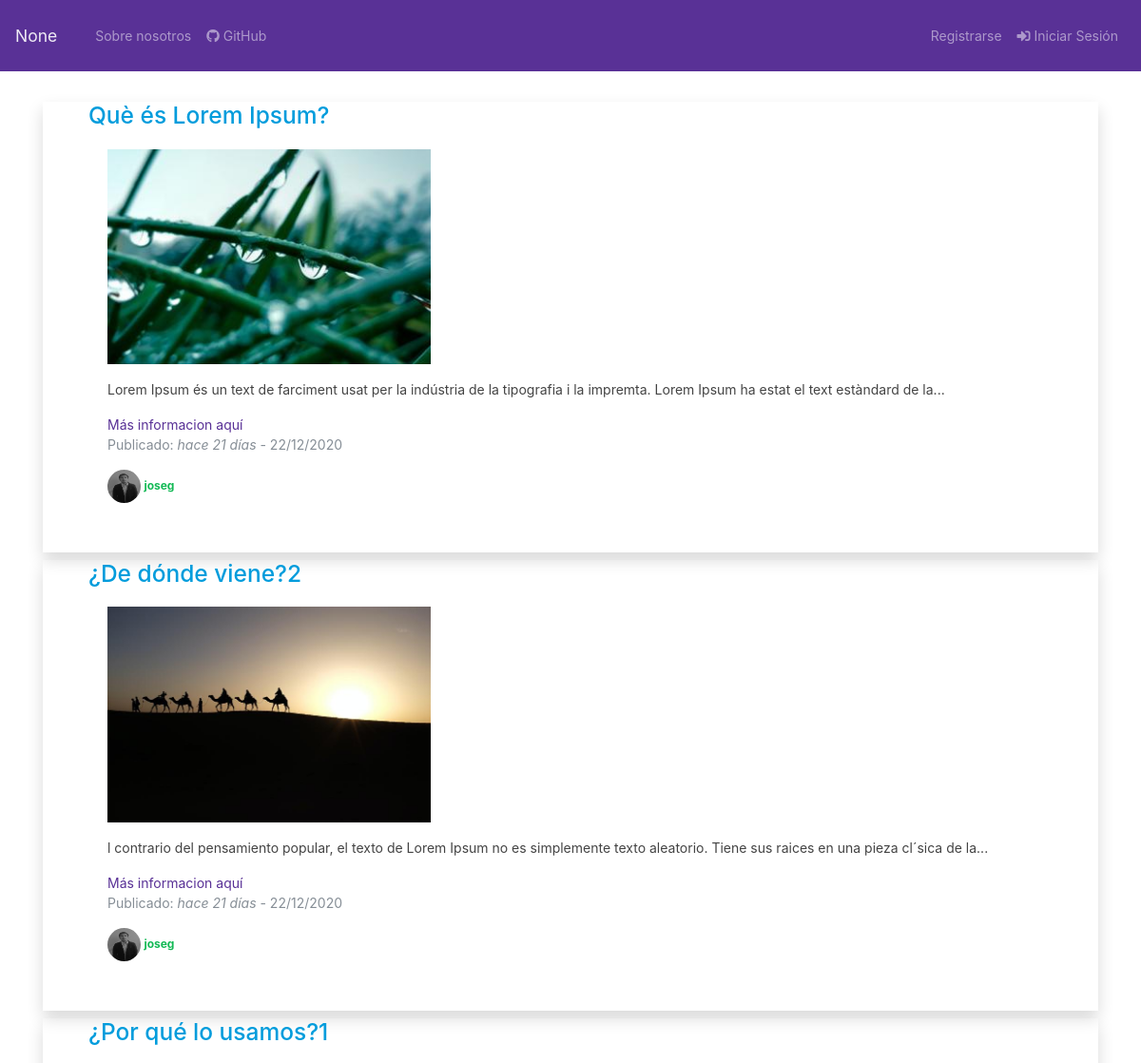
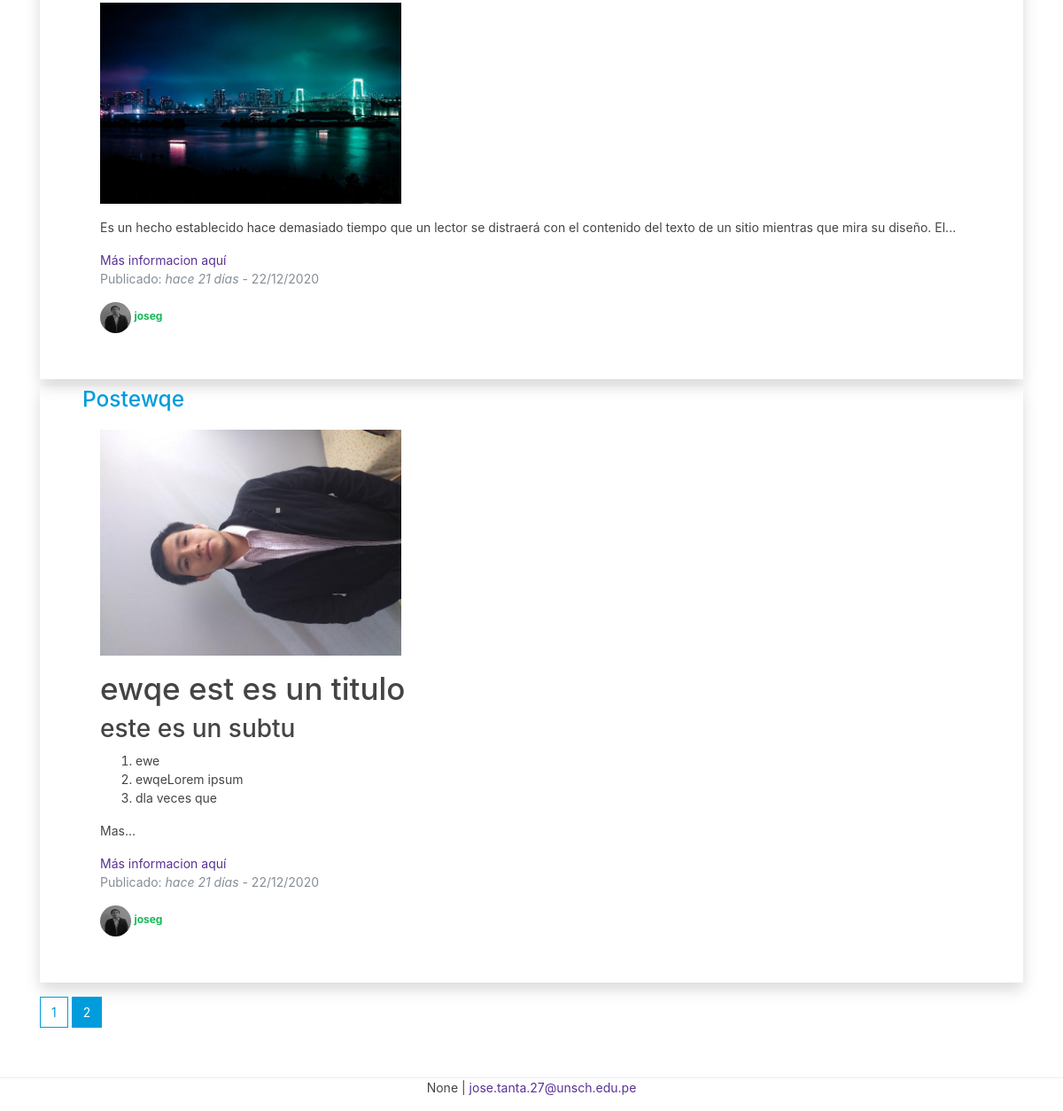
Screenshot of /?page=2 with the database file from the repository (2 pictures, top to bottom).
### app/models.py (models this page shows, shortened)
class Post(UserMixin, db.Model):
    __tablename__ = 'posts'
    id = db.Column(db.Integer, primary_key=True, unique=True)
    title = db.Column(db.String(120), nullable=False, unique=True)
    content = db.Column(db.Text, nullable=False)
    content_html = db.Column(db.Text, nullable=False)
    slug = db.Column(db.String(100), nullable=False, unique=True, index=True)
    date_register = db.Column(
        db.DateTime, default=datetime.utcnow, nullable=False)
    publishied = db.Column(db.Boolean, default=True, index=True)
    upload = db.Column(db.String(200), nullable=True, default='def')
    url_image = db.Column(db.String(600), nullable=True, default='')
    user_id = db.Column(db.Integer, db.ForeignKey('users.id'), index=True)
    comments = db.relationship(
        'Comment', backref='post', lazy=True, cascade="all, delete-orphan")
    def __setattr__(self, key, value):
        super(Post, self).__setattr__(key, value)
        if key == 'title':
            self.slug = self.__generate_slug(self.title)
    @property
    def upload_path(self):
        return url_for('static', filename='uploads/posts/' + self.upload)

class User(UserMixin, db.Model):
    __tablename__ = 'users'
    id = db.Column(db.Integer, primary_key=True, unique=True)
    username = db.Column(db.String(40), nullable=False,
                         unique=True, index=True)
    email = db.Column(db.String(100), nullable=False, unique=True, index=True)
    name = db.Column(db.String(60), nullable=True)
    address = db.Column(db.String(60), nullable=True)
    password_hash = db.Column(db.String(150), nullable=False)
    slug = db.Column(db.String(100), nullable=False, unique=True)
    date_register = db.Column(
        db.DateTime, default=datetime.now, nullable=False)
    status = db.Column(db.Boolean, default=True, index=True)
    upload = db.Column(db.String(200), nullable=True, default='def')
    role_id = db.Column(db.Integer, db.ForeignKey(
        'roles.id'), index=True, nullable=False)
    confirmed = db.Column(db.Boolean, default=False)
    posts = db.relationship('Post', backref='author',
                            lazy=True, cascade='all, delete-orphan')
    comments = db.relationship(
        'Comment', backref='author', lazy=True, cascade='all, delete-orphan')
    followed = db.relationship('Follow',
                               foreign_keys=[Follow.follower_id],
                               backref=db.backref('follower', lazy='joined'),
                               lazy='dynamic',
                               cascade='all, delete-orphan'
                               )
    followers = db.relationship('Follow',
                                foreign_keys=[Follow.followed_id],
                                backref=db.backref('followed', lazy='joined'),
                                lazy='dynamic',
                                cascade='all, delete-orphan'
                                )
    def __setattr__(self, key, value):
        super(User, self).__setattr__(key, value)
        if key == 'username':
            self.slug = self.__generate_slug(self.username)
    @property
    def upload_path(self):
        return url_for('static', filename='uploads/users/' + self.upload)
    @property
    def password(self):
        raise AttributeError("La contraseña no puede ser leida.")

### app/main/views.py (the view)
@main.route('/', methods=['GET', 'POST'])
def home():
    form_email = SendEmailForm()
    page = request.args.get('page', 1, type=int)
    posts = Post.query.filter_by(publishied=True) \
        .order_by(Post.date_register.desc()) \
        .paginate(page=page, per_page=4)
    template = render_template(
        'index.html', title='Home', posts=posts, form_email=form_email)
    return template

### app/helpers.py (called while the page is built)
def isActive(path: str = '') -> str:
    if (request.path == path):
        return "active"
    return ""

    def render(self, format_time: datetime) -> Markup:
        return Markup("<script>\nmoment.locale('es');\ndocument.write(moment(\"%s\").%s);\n</script>" % (self.timestamp.strftime("%Y-%m-%dT%H:%M:%S Z"), format_time))

    def calendar(self):
        return self.render("calendar()")

    def formatNow(self):
        return self.render("fromNow()")

### app/main/__init__.py (called while the page is built)
@main.app_context_processor
def inject_permissions():
    return dict(
        Permission=Permission,
        form_send=forms.SendEmailForm()
    )

### app/main/views.py (called while the page is built)
@main.after_app_request
def after_request(response):
    for query in get_debug_queries():
        if query.duration >= current_app.config['FLASK_SLOW_DB_QUERY_TIME']:
            current_app.logger.warning('Slow query: %s\nParameters: %s\nDuration: %fs\nContext: %s\n' % (
                query.statement, query.parameters, query.duration, query.context))
    return response

### app/users/views.py (called while the page is built)
@users.before_app_request
def before_request():
    if current_user.is_authenticated:
        if not current_user.confirmed \
                and request.endpoint \
                and request.blueprint != 'users' \
                and request.endpoint != 'static':
            return redirect(url_for('users.uncorfirmed'))

### app/templates/index.html (shortened to what this page needs)
{% extends 'base.html' %}
{% block contenido %}
<div class="row">
  <div class="col col-sm-12 col-md-12">
    {% if posts %}
    {% for post in posts.items %}
    <div class="shadow post-show my-2">
      <legend>
        <h3><a class="text-info text-decoration-none"
            href="{{ url_for('posts.post_show', slug = post.slug) }}">{{post.title}}</a></h3>
      </legend>
      <div id="post-public">
        {% if post.upload|length > 3 %}
        <img class="post-img" src="{{ post.upload_path }}" alt="Imagen del Post" style="width: 340px;">
        {% elif post.url_image|length > 1 %}
        <img class="post-img" src="{{ post.url_image }}" alt="Imagen del Pos" style="width: 340px;">
        {% endif %}
        <div class="post-content">
          {% if post.content_html %}
          <p class="text-justify text-break">{{ post.content_html | safe | truncate(150)}}</p>
          <a class="text-primary" href="{{ url_for('posts.post_show', slug = post.slug) }}" title="{{ post.title }}">Más
            informacion aquí </a>
          {% else %}
          <p class="text-justify text-break">{{ post.content | truncate(150)}}</p>
          <a class="text-primary" href="{{ url_for('posts.post_show', slug = post.slug) }}" title="{{ post.title }}">Más
            informacion aquí <i class="fad fa-external-link"></i></a>
          {% endif %}
          <p class="text-muted">Publicado: <em>{{ momentjs(post.date_register).formatNow() }}</em> - {{
            momentjs(post.date_register).calendar()}} </p>
        </div>
        <div class="meta-data">
          <a class="text-success text-decoration-none" href="{{ url_for('users.show', slug = post.author.slug ) }}">
            {% if post.author.upload|length > 3 %}
            <img class="image-account-post" src="{{ post.author.upload_path }}" alt="Foto de mi perfil">
            {% elif post.author.url_image|length > 1 %}
            <img class="image-account-post" src="{{ post.author.url_image }}" alt="Foto de mi perfil">
            {% endif %}
            <b>{{ post.author.username}}</b>
          </a>
        </div>
      </div>
    </div>
    {% endfor %}
    {% endif %}
    <div class="my-3">
      {% if posts %}
      {% for page_num in posts.iter_pages(left_edge=1, right_edge=1, left_current = 1, right_current=3) %}
      {% if page_num %}
      {% if posts.page==page_num %}
      <a class="btn btn-info" href="{{ url_for('main.home', page = page_num)}}">{{ page_num }}</a>
      {% else %}
      <a class="btn btn-outline-info" href="{{ url_for('main.home', page = page_num)}}">{{ page_num }}</a>
      {% endif %}
      {% else %}
      ...
      {% endif %}
      {% endfor %}
      {% endif %}
    </div>
  </div>
</div>
{% endblock contenido %}

### app/templates/base.html (shortened to what this page needs)
<!Doctype html>
<html lang="es">
<head>
  {% include "partials/_head.html" %}
</head>
<body>
  {% include "partials/_nav.html" %}
  <main role="main" class="py-4 container">
    {% block contenido %}{% endblock %}
  </main>
  <footer class="text-center border-top mt-3">
    <p>{{ APP_NAME }} | <a id="send_mail" href="#" data-toggle="modal"
        data-target="#sendEmail">jose.tanta.27@unsch.edu.pe</a></p>
  </footer>
</body>
</html>

### app/templates/partials/_head.html (shortened to what this page needs)
<link rel="stylesheet" href="{{ url_for('static', filename = 'css/bootstrap.min.css') }}" type="text/css">
<link rel="stylesheet" href="{{ url_for('static', filename = 'css/perfil.css') }}" type="text/css">
<link rel="stylesheet" href="{{ url_for('static', filename = 'css/post.css') }}" type="text/css">
<link rel="stylesheet" href="{{ url_for('static', filename = 'css/main.css') }}" type="text/css">
<link rel="stylesheet" href="https://pro.fontawesome.com/releases/v5.10.0/css/all.css"
 />

### app/templates/partials/_nav.html (shortened to what this page needs)
<nav class="navbar navbar-expand-lg navbar-dark bg-primary navbar-sticky">
	<a class="navbar-brand" href="{{ url_for('main.home') }}">{{ APP_NAME }}</a>
	<div class="collapse navbar-collapse" id="basePost">
		<ul class="navbar-nav mr-auto">
			<li class="nav-item {{ isActive(url_for('main.home')) }}">
				<a class="nav-link" href="{{ url_for('main.home') }}"></a>
			</li>
			<li class="nav-item {{ isActive(url_for('main.about')) }}">
				<a class="nav-link" href="{{ url_for('main.about') }}">Sobre nosotros</a>
			</li>
			<li class="nav-item">
				<a href="{{ GITHUB }}" target="_blank" class="nav-link"><i class="fab fa-github"></i> GitHub</a>
			</li>
		</ul>
		{% if not current_user.is_authenticated %}
		<ul class="navbar-nav mr-0">
			<li class="nav-item {{ isActive(url_for('users.register')) }}">
				<a class="nav-link" href="{{ url_for('users.register') }}"><i class="far fa-user-plus"> </i> Registrarse</i></a>
			</li>
			<li class="nav-item {{ isActive(url_for('users.login')) }}">
				<a class="nav-link" href="{{ url_for('users.login') }}"><i class="fas fa-sign-in-alt"></i> Iniciar Sesión</a>
			</li>
		</ul>
		{% endif %}
	</div>
</nav>

### app/static/css/perfil.css (style rules this page uses)
.meta-data { font-size: 12px; box-sizing: border-box; }

### app/static/css/post.css (style rules this page uses)
.post-show { display: block; padding: 0 3rem; padding-bottom: 2rem; }
.post-img { width: auto; line-height: 0; border-style: hidden; display: block; max-width: 100%; max-height: 100%; }
#post-public { margin: 10px; padding: 10px; }
.post-content { display: inline; justify-content: space-between; }
.image-account-post { width: 35px; height: 35px; border-radius: 100%; display: inline-table; }
.post-content { line-height: 1.5em; max-width: 40%; }

### rows the page displays
Post: title "Què és Lorem Ipsum?", upload_path (picture), content_html "Lorem Ipsum és un text de farciment usat per la indústria de la tipografia i la impremta. Lorem Ipsum ha estat el text estàndard de la...", author.upload_path (picture), author.username "joseg"
Post: title "¿De dónde viene?2", upload_path (picture), content_html "l contrario del pensamiento popular, el texto de Lorem Ipsum no es simplemente texto aleatorio. Tiene sus raices en una pieza cl´sica de la...", author.upload_path (picture), author.username "joseg"
Post: title "¿Por qué lo usamos?1", upload_path (picture), content_html "Es un hecho establecido hace demasiado tiempo que un lector se distraerá con el contenido del texto de un sitio mientras que mira su diseño. El...", author.upload_path (picture), author.username "joseg"
Post: title "Postewqe", upload_path (picture), content_html "ewqe est es un titulo este es un subtu ewe ewqeLorem ipsum dla veces que Mas...", author.upload_path (picture), author.username "joseg"

### other values shown
{{ APP_NAME }} "None"
{{ page_num }} "1"
{{ page_num }} "2"
